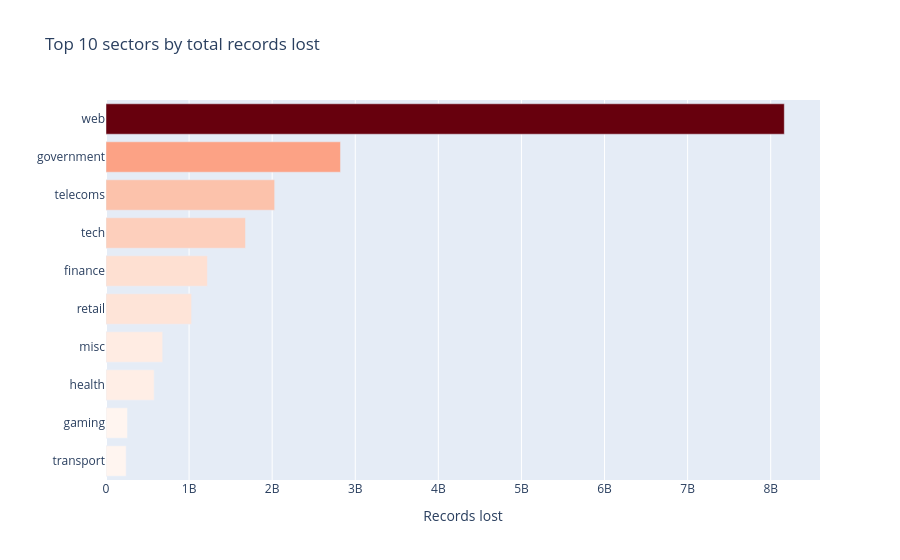

Here is the notebook cell this chart was saved with:
### Markdown cell above
---
## Which sectors are hit hardest?

> **💡 Web and tech dominate by total records lost, but government and health sectors appear frequently among the most sensitive breaches — context matters more than volume alone**

A horizontal bar ranked by total records lost makes the sector hierarchy immediately readable. The colour gradient (light → dark red) reinforces the ranking so the eye moves straight to the worst-hit sector.

**Cleaning detail:** Some breaches list multiple sectors comma-separated (e.g. "tech, health"). Splitting these before aggregating prevents combo categories from being counted as a distinct group, which would undercount the contribution of each actual sector.

### Code cell
exploded = df.assign(sector=df["sector"].str.split(",")).explode("sector")
exploded["sector"] = exploded["sector"].str.strip()

sector_totals = (
    exploded.groupby("sector")
    .agg(records_lost=("records_lost", "sum"), breaches=("organisation", "count"))
    .reset_index()
    .sort_values("records_lost", ascending=False)
    .head(10)
)

fig2 = px.bar(
    sector_totals.sort_values("records_lost"),
    x="records_lost",
    y="sector",
    orientation="h",
    color="records_lost",
    color_continuous_scale="Reds",
    hover_data={"breaches": True},
    labels={"records_lost": "Records lost", "sector": "", "breaches": "Breaches"},
    title="Top 10 sectors by total records lost",
)
fig2.update_layout(coloraxis_showscale=False, yaxis_title="")
fig2.show()

### Figure 1 — Plotly figure (JSON) as saved in the notebook; plotly's stock layout.template omitted (floating-point values rounded to 4 significant figures)
{"data": [{"customdata": [[26], [21], [61], [19], [55], [51], [49], [30], [63], [155]], "hovertemplate": "Records lost=%{marker.color}<br>=%{y}<br>Breaches=%{customdata[0]}<extra></extra>", "legendgroup": "", "marker": {"color": [242700000.0, 258100000.0, 579500000.0, 682000000.0, 1030000000.0, 1220000000.0, 1679000000.0, 2030000000.0, 2822000000.0, 8164000000.0], "coloraxis": "coloraxis", "pattern": {"shape": ""}}, "name": "", "orientation": "h", "showlegend": false, "textposition": "auto", "type": "bar", "x": [242700000.0, 258100000.0, 579500000.0, 682000000.0, 1030000000.0, 1220000000.0, 1679000000.0, 2030000000.0, 2822000000.0, 8164000000.0], "xaxis": "x", "y": ["transport", "gaming", "health", "misc", "retail", "finance", "tech", "telecoms", "government", "web"], "yaxis": "y"}], "layout": {"barmode": "relative", "coloraxis": {"colorbar": {"title": {"text": "Records lost"}}, "colorscale": [[0, "rgb(255,245,240)"], [0.125, "rgb(254,224,210)"], [0.25, "rgb(252,187,161)"], [0.375, "rgb(252,146,114)"], [0.5, "rgb(251,106,74)"], [0.625, "rgb(239,59,44)"], [0.75, "rgb(203,24,29)"], [0.875, "rgb(165,15,21)"], [1, "rgb(103,0,13)"]], "showscale": false}, "legend": {"tracegroupgap": 0}, "title": {"text": "Top 10 sectors by total records lost"}, "xaxis": {"anchor": "y", "domain": [0, 1], "title": {"text": "Records lost"}}, "yaxis": {"anchor": "x", "domain": [0, 1], "title": {"text": ""}}}}
